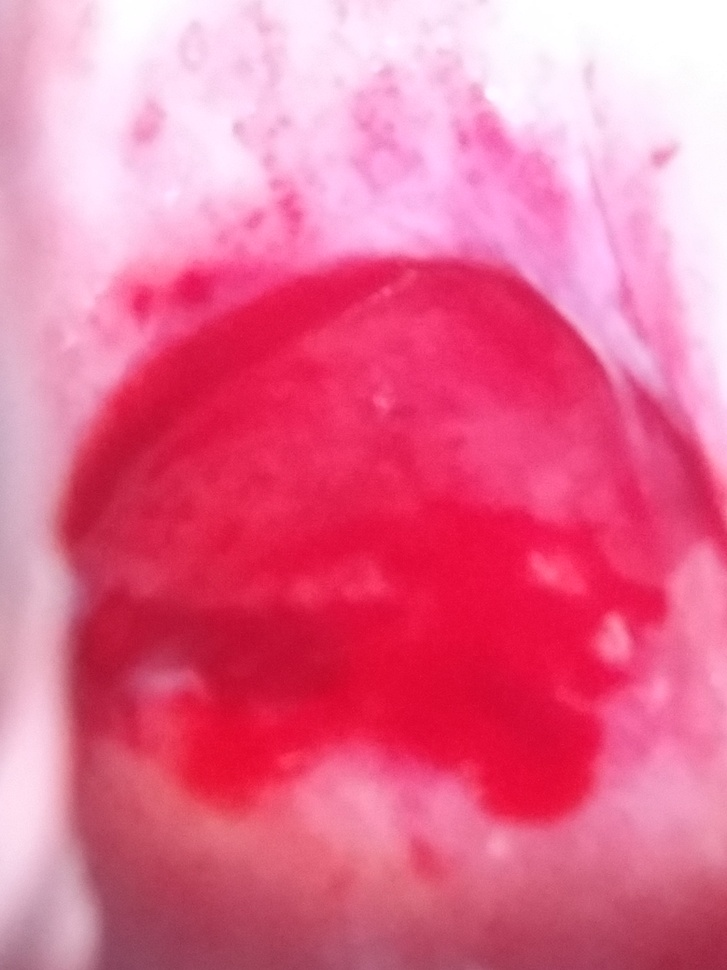
#> input picture sample_train_cervix_shapes/Type1/218.jpg, 727 x 970 px, shrunk from 3096 x 4128 before the run; its folder holds only this picture in this run
$ jupyter execute --allow-errors scitkit_image_exploration.ipynb   (shell and % lines are left out)
#> lines starting #> are read from the running program, lines starting #| are printed output that depends on the picture
[cell 1]
import torch
import torch.nn as nn
import torch.nn.functional as F
import torch.optim as optim
from torchvision import datasets, transforms
from matplotlib import pyplot as plt

import torchvision
import torchvision.transforms as transforms

import numpy as np
import pandas as pd
import matplotlib.pyplot as plt
import seaborn as sns
from skimage.io import imread, imshow
import cv2

import plotly.offline as py
py.init_notebook_mode(connected=True)
import plotly.graph_objs as go
import plotly.tools as tls
from glob import glob
import pandas as pd
from subprocess import check_output
import os
from skimage.exposure import histogram
# GOOGLE COLAB: device = torch.device('cuda')

Functions:

[cell 2]
# [11 lines left out: function get_image_data, not called in this run]

Plotting the histograms of the pixel values of each image (each channel separately) to see if standard normalization is okay:

[cell 3]
import glob
import os.path
from os import path
import torch
fig, ((ax1, ax2, ax3, ax4),(ax5, ax6, ax7, ax8),(ax9, ax10, ax11, ax12),(ax13, ax14, ax15, ax16),(ax17, ax18, ax19, ax20)) = plt.subplots(5,4)
fig.suptitle('Type 1 image rgb histograms')
i = 0
for file in list(glob.glob('sample_train_cervix_shapes/Type1/*')):
    i += 1
    img = plt.imread(file)
#> img is the input picture: shape (970, 727, 3); mean R, G, B 231, 108.5, 145.9
    hist_0, hist_centers_0 = histogram(img[0])
#> hist_0 = 82 values, max 907 at index 81, min 0 at index 1, mean 26.6; hist_centers_0 = 82 values from 174 to 255
    hist_1, hist_centers_1 = histogram(img[1])
#> hist_1 = 82 values, max 871 at index 81, min 0 at index 10, mean 26.6; hist_centers_1 = 82 values from 174 to 255
    hist_2, hist_centers_2 = histogram(img[2])
#> hist_2 = 83 values, max 861 at index 82, min 0 at index 1, mean 26.28; hist_centers_2 = 83 values from 173 to 255

    globals()['ax%s' % i].plot(hist_centers_0,hist_0)
    globals()['ax%s' % i].plot(hist_centers_1,hist_1)
    globals()['ax%s' % i].plot(hist_centers_2,hist_2)
fig, ((ax1, ax2, ax3, ax4),(ax5, ax6, ax7, ax8),(ax9, ax10, ax11, ax12),(ax13, ax14, ax15, ax16),(ax17, ax18, ax19, ax20)) = plt.subplots(5,4)
fig.suptitle('Type 2 image rgb histograms')
i = 0
for file in list(glob.glob('sample_train_cervix_shapes/Type2/*')):
    i += 1
    img = plt.imread(file)
    hist_0, hist_centers_0 = histogram(img[0])
    hist_1, hist_centers_1 = histogram(img[1])
    hist_2, hist_centers_2 = histogram(img[2])

    globals()['ax%s' % i].plot(hist_centers_0,hist_0)
    globals()['ax%s' % i].plot(hist_centers_1,hist_1)
    globals()['ax%s' % i].plot(hist_centers_2,hist_2)
fig, ((ax1, ax2, ax3, ax4),(ax5, ax6, ax7, ax8),(ax9, ax10, ax11, ax12),(ax13, ax14, ax15, ax16),(ax17, ax18, ax19, ax20)) = plt.subplots(5,4)
fig.suptitle('Type 3 image rgb histograms')
i = 0
for file in list(glob.glob('sample_train_cervix_shapes/Type3/*')):
    i += 1
    img = plt.imread(file)
    hist_0, hist_centers_0 = histogram(img[0])
    hist_1, hist_centers_1 = histogram(img[1])
    hist_2, hist_centers_2 = histogram(img[2])

    globals()['ax%s' % i].plot(hist_centers_0,hist_0)
    globals()['ax%s' % i].plot(hist_centers_1,hist_1)
    globals()['ax%s' % i].plot(hist_centers_2,hist_2)
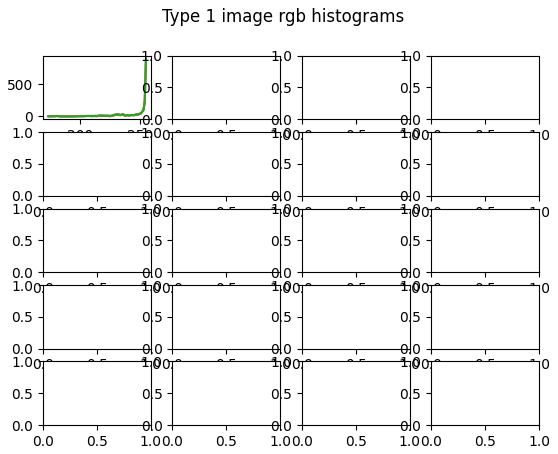
#> figure drawn by matplotlib, 1 panel; curve peaks at x = 255, y = 907; curve peaks at x = 255, y = 871; curve peaks at x = 255, y = 861

Edge-based segmentation (does not work for our images):

[cell 4]
from skimage.feature import canny
from skimage.color import rgb2gray

#> (the rest of this cell did not finish here and is left out)

Region-based segmentation:

#> (a cell that did not finish here is left out)

[cell 6]
from skimage.filters import sobel
elevation_map = sobel(img)
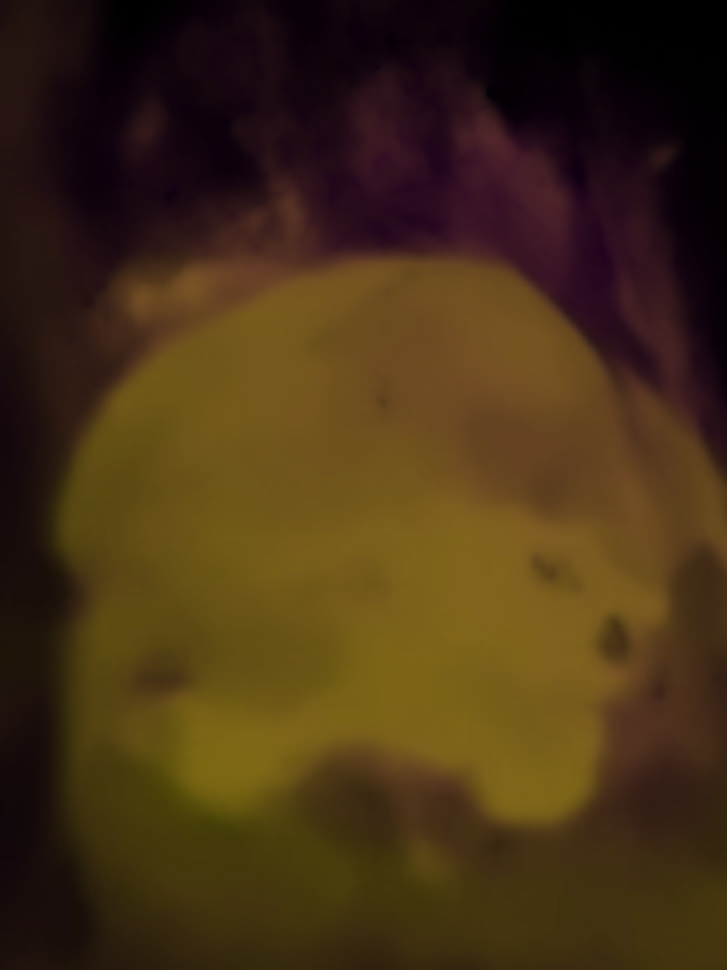
#> elevation_map: shape (970, 727, 3) float64; mean R, G, B 0.277, 0.193, 0.0853
plt.imshow(elevation_map)

$ run again, on sample_train_cervix_shapes/Type1/252.jpg
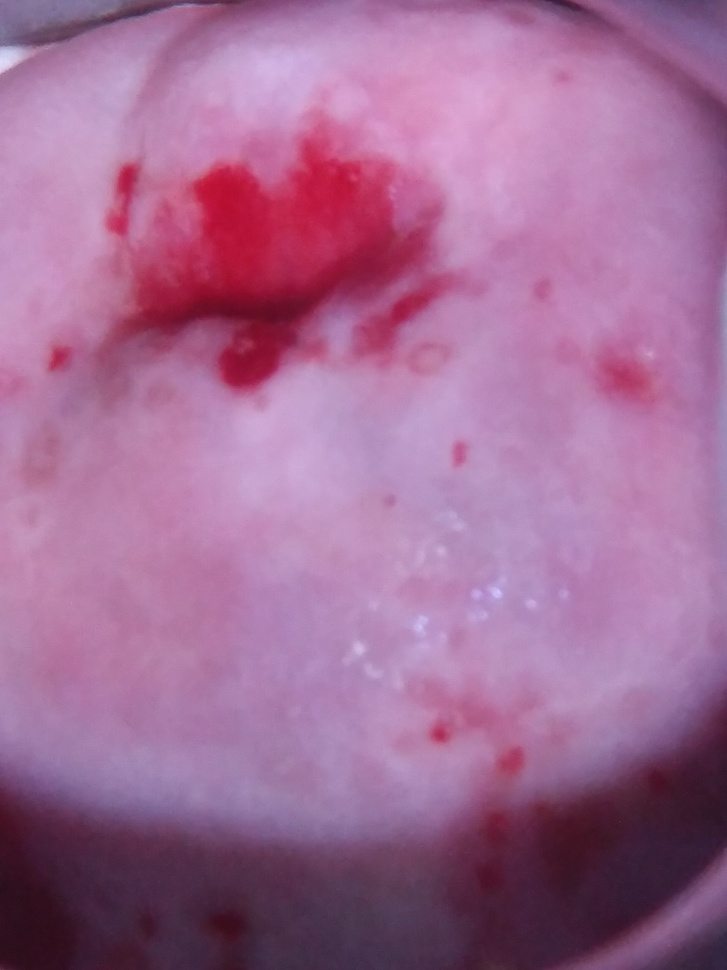
#> input picture sample_train_cervix_shapes/Type1/252.jpg, 727 x 970 px, shrunk from 3096 x 4128 before the run
#> img is the input picture: shape (970, 727, 3); mean R, G, B 161.4, 107.8, 148.8
#> hist_0 = 139 values, max 45 at index 88, min 0 at index 6, mean 15.69; hist_centers_0 = 139 values from 27 to 165
#> hist_1 = 140 values, max 40 at index 88, min 0 at index 11, mean 15.58; hist_centers_1 = 140 values from 27 to 166
#> hist_2 = 139 values, max 43 at index 107, min 0 at index 1, mean 15.69; hist_centers_2 = 139 values from 27 to 165
#> `[cell 3] import glob import os.path from os import path import torch f..`:
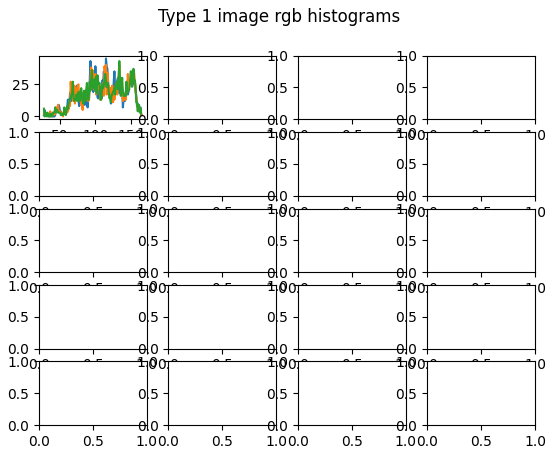
#> figure drawn by matplotlib, 1 panel; curve peaks at x = 115, y = 45; curve peaks at x = 115, y = 40; curve peaks at x = 134, y = 43
#> `elevation_map = sobel(img)`:
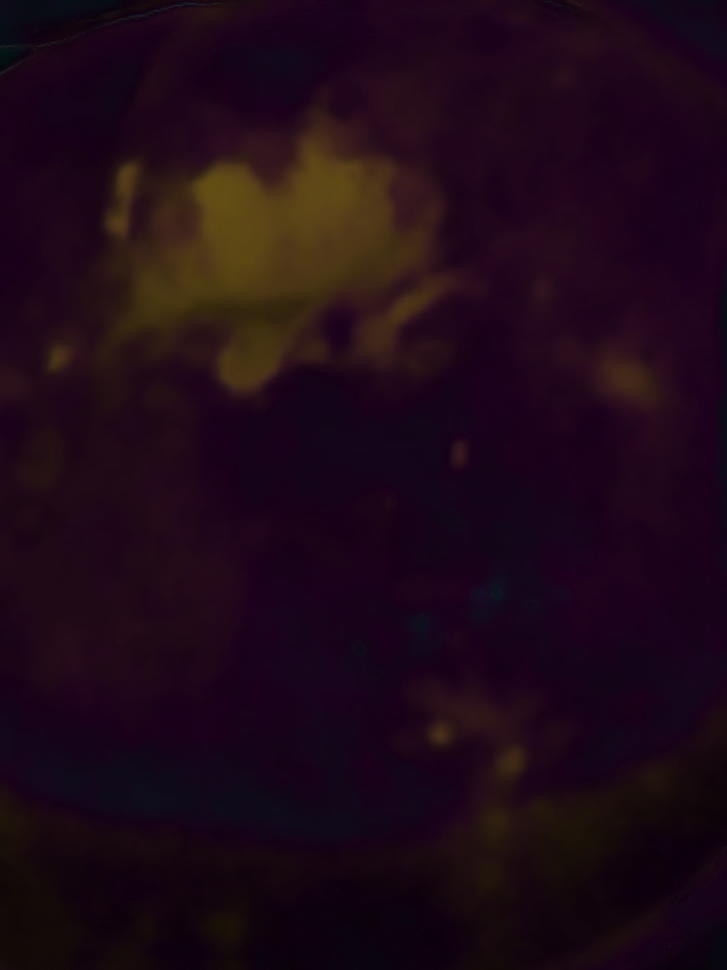
#> elevation_map: shape (970, 727, 3) float64; mean R, G, B 0.122, 0.0387, 0.0932

$ run again, on sample_train_cervix_shapes/Type1/267.jpg
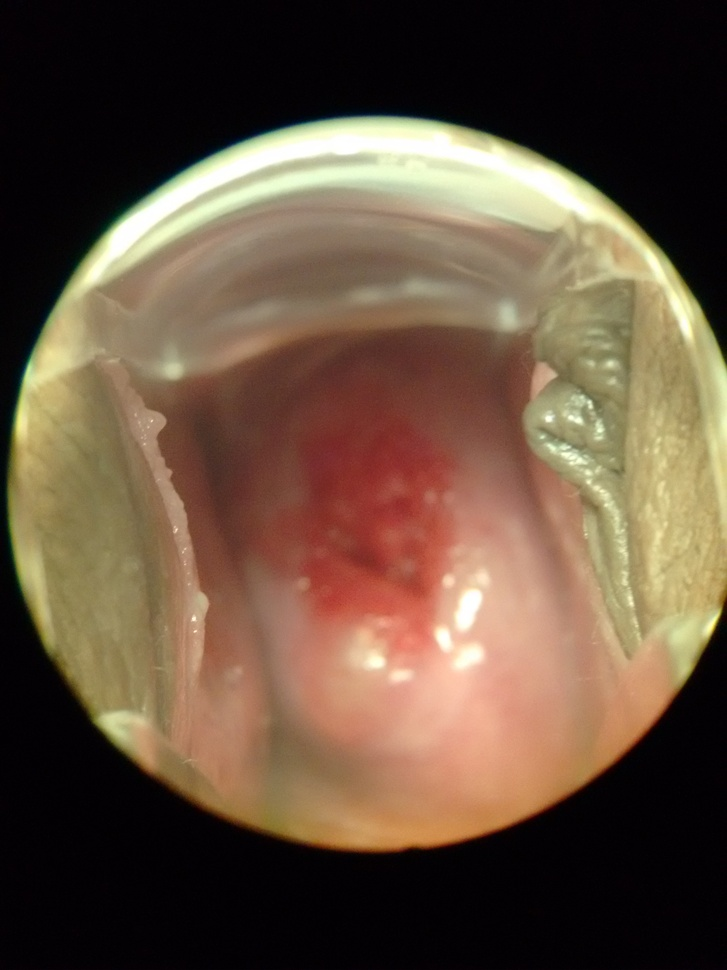
#> input picture sample_train_cervix_shapes/Type1/267.jpg, 727 x 970 px, shrunk from 2448 x 3264 before the run
#> img is the input picture: shape (970, 727, 3); mean R, G, B 102, 81.4, 63
#> hist_0 = [175, 353, 289, 416, 530, 298, 85, 20, 13, 2]; hist_centers_0 = [0, 1, 2, 3, 4, 5, 6, 7, 8, 9]
#> hist_1 = [160, 405, 229, 442, 575, 274, 72, 17, 4, 2, 1]; hist_centers_1 = [0, 1, 2, 3, 4, 5, 6, 7, 8, 9, 10]
#> hist_2 = [188, 381, 238, 456, 554, 279, 68, 12, 5]; hist_centers_2 = [0, 1, 2, 3, 4, 5, 6, 7, 8]
#> `[cell 3] import glob import os.path from os import path import torch f..`:
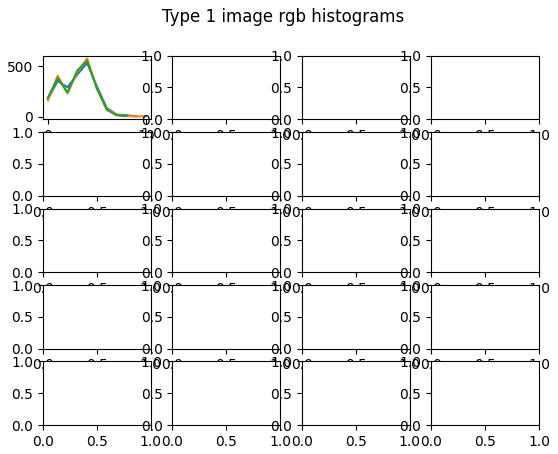
#> figure drawn by matplotlib, 1 panel; curve peaks at x = 4, y = 530; curve peaks at x = 4, y = 575
#> `elevation_map = sobel(img)`:
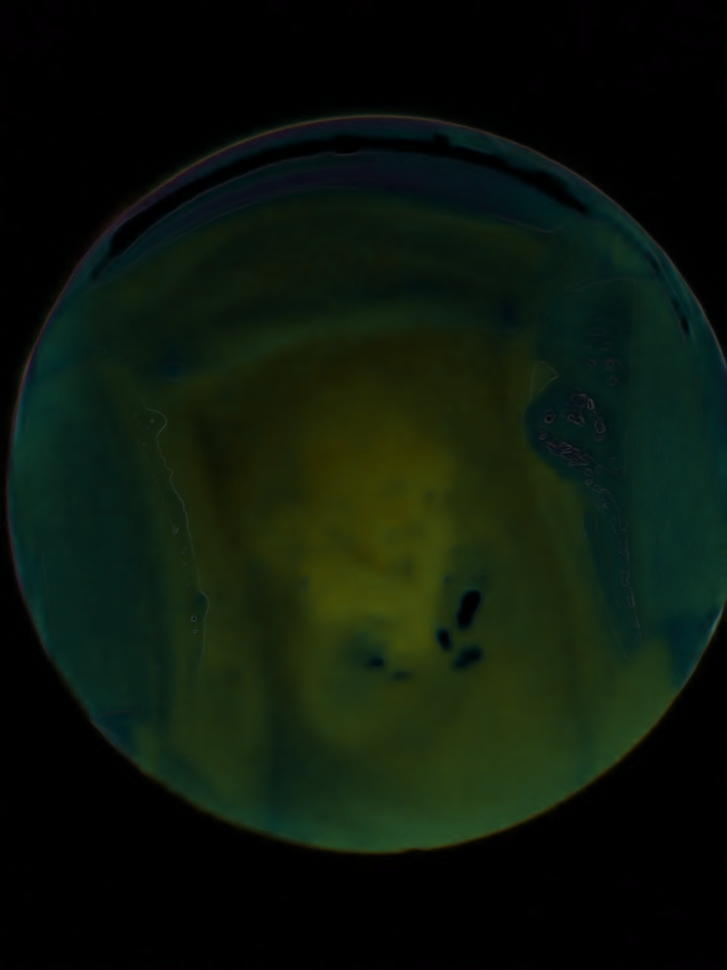
#> elevation_map: shape (970, 727, 3) float64; mean R, G, B 0.0526, 0.0924, 0.0487

$ run again, on sample_train_cervix_shapes/Type1/294.jpg
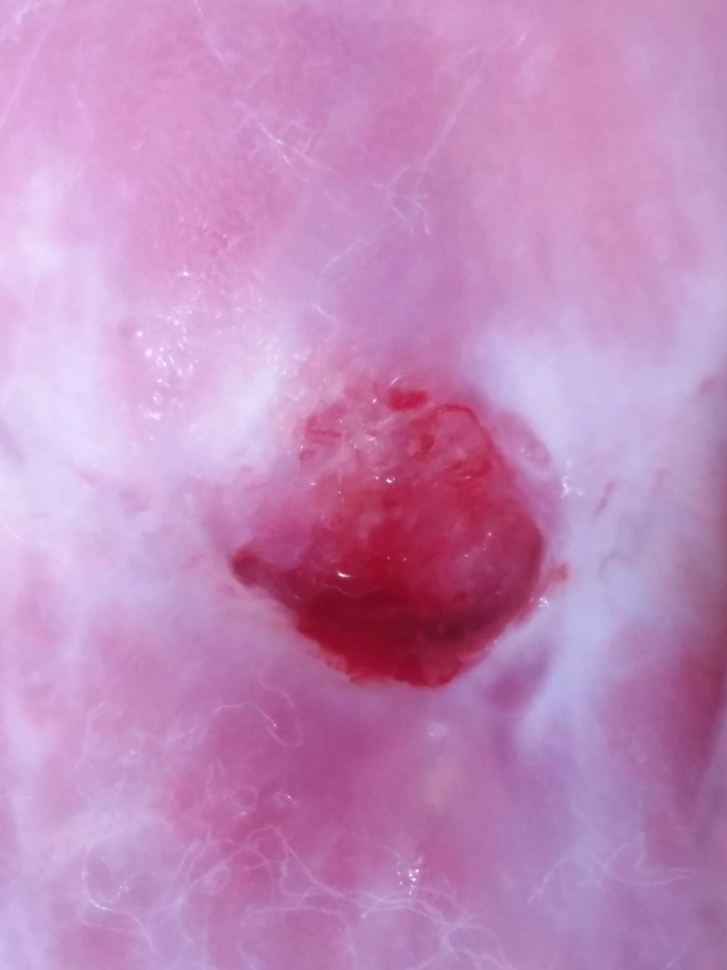
#> input picture sample_train_cervix_shapes/Type1/294.jpg, 727 x 970 px, shrunk from 3096 x 4128 before the run
#> img is the input picture: shape (970, 727, 3); mean R, G, B 193.6, 138.3, 187.6
#> hist_0 = 94 values, max 81 at index 65, min 0 at index 42, mean 23.2; hist_centers_0 = 94 values from 138 to 231
#> hist_1 = 94 values, max 78 at index 67, min 0 at index 43, mean 23.2; hist_centers_1 = 94 values from 137 to 230
#> hist_2 = 91 values, max 77 at index 67, min 0 at index 41, mean 23.97; hist_centers_2 = 91 values from 138 to 228
#> `[cell 3] import glob import os.path from os import path import torch f..`:
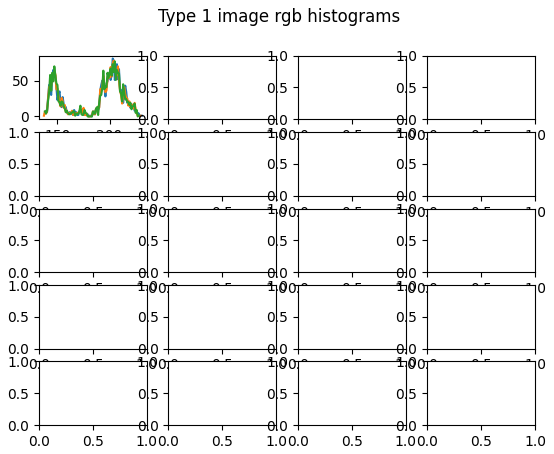
#> figure drawn by matplotlib, 1 panel; curve peaks at x = 203, y = 81; curve peaks at x = 204, y = 78; curve peaks at x = 205, y = 77
#> `elevation_map = sobel(img)`:
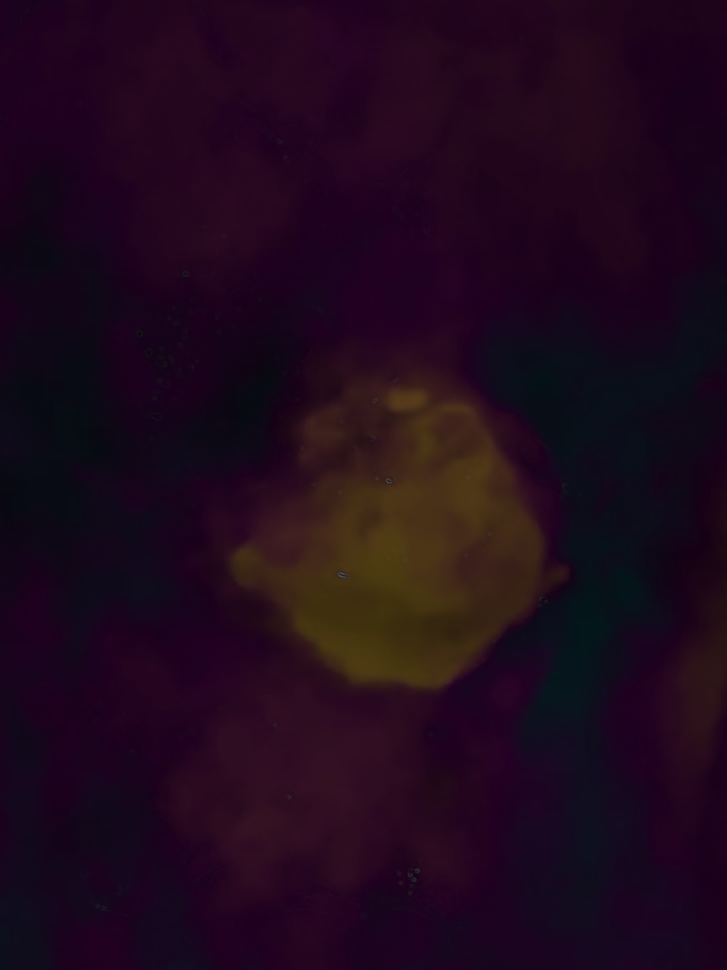
#> elevation_map: shape (970, 727, 3) float64; mean R, G, B 0.125, 0.0391, 0.112

$ run again, on sample_train_cervix_shapes/Type1/230.jpg
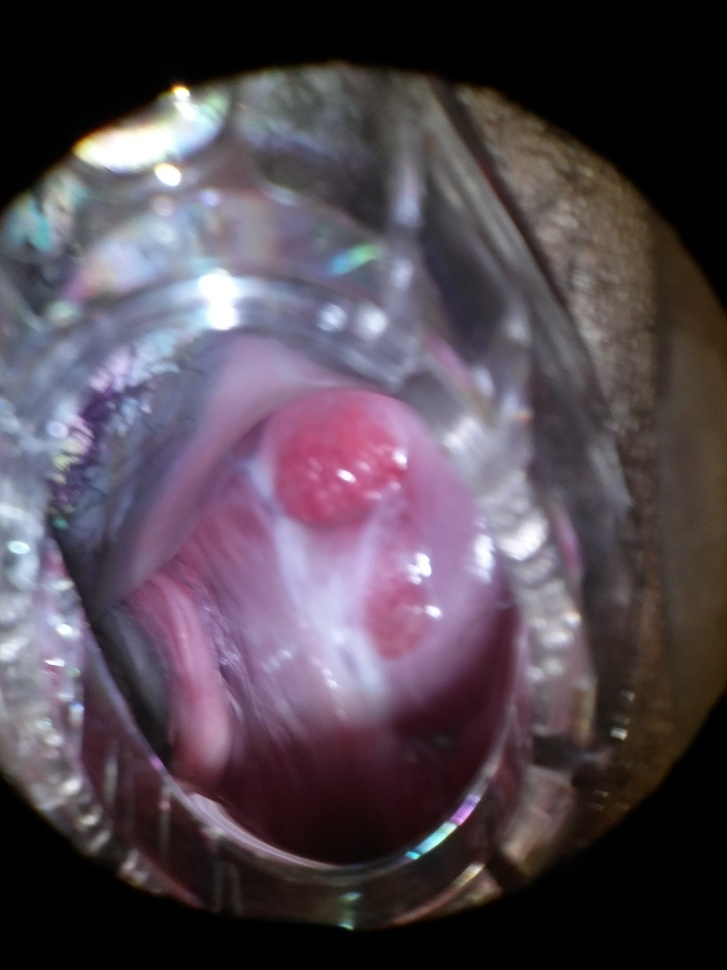
#> input picture sample_train_cervix_shapes/Type1/230.jpg, 727 x 970 px, shrunk from 2448 x 3264 before the run
#> img is the input picture: shape (970, 727, 3); mean R, G, B 83.1, 72, 82.2
#> hist_0 = [2112, 66, 3]; hist_centers_0 = [0, 1, 2]
#> hist_1 = [2139, 39, 3]; hist_centers_1 = [0, 1, 2]
#> hist_2 = [2154, 27]; hist_centers_2 = [0, 1]
#> `[cell 3] import glob import os.path from os import path import torch f..`:
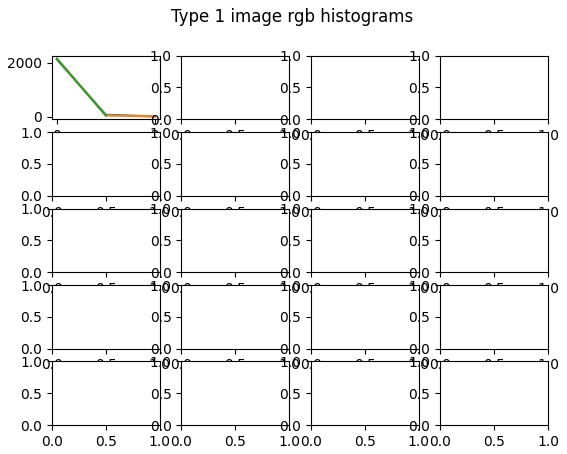
#> figure drawn by matplotlib, 1 panel
#> `elevation_map = sobel(img)`:
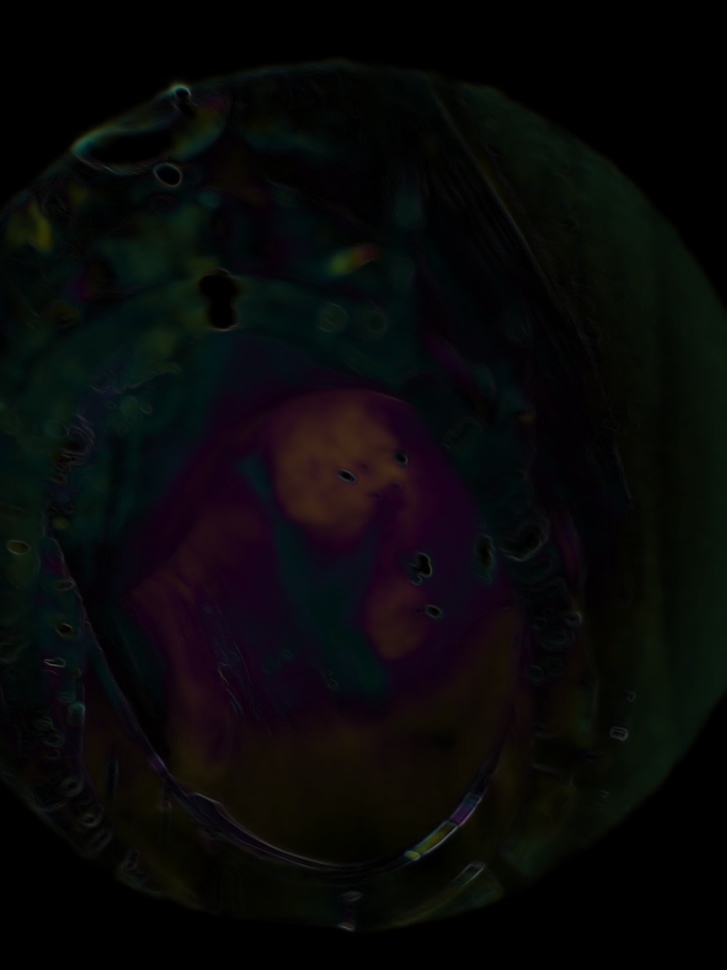
#> elevation_map: shape (970, 727, 3) float64; mean R, G, B 0.0347, 0.0348, 0.0357
